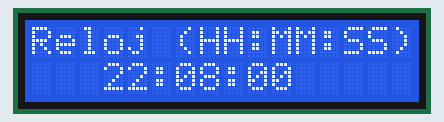
Simulated run of this sketch. Board: Arduino Uno, built with avr-gcc and run on an emulated ATmega328P. Parts: 16×2 character LCD.

Above: at 0.11 s.
At 5.01 s:
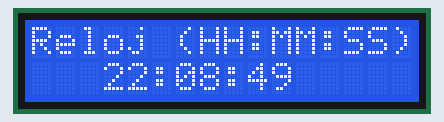
At 10.01 s:
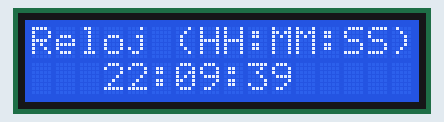
At 20.01 s:
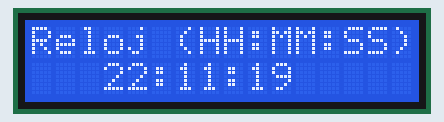
At 30.01 s:
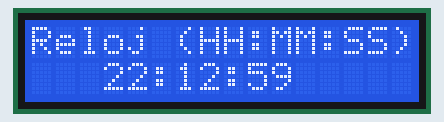
At 39.93 s:
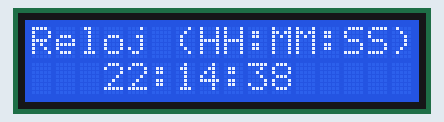

The sketch:

RELOJ.ino
```cpp
//poner condicion cuando llegue a 24 h
//adicionar pulsadores para regular la hora

#include <TimerOne.h>
#include <LiquidCrystal.h>

int minutos=8;
int segundos=0;
int horas=22;

LiquidCrystal lcd(0,1,2,3,4,5);//rs,E,D4,D5,D6,D7   RW A GND

void setup()
{
  lcd.begin(16,2);
  lcd.print("Reloj (HH:MM:SS)");
  Timer1.initialize(100000);  //esta en microsegundos   da 1 segundo
  Timer1.attachInterrupt(ya_paso_1s); // activa interrupcion del timer1
}

void loop()
{
  lcd.setCursor(3,1);

  //se suma un minuto cada 60 segundos
  if(segundos>59)
  {
    minutos++;
    segundos=0;
  }
  //se suma una hora cada 60 minutos
  if(minutos>59)
  {
    horas++;
    minutos=0;
  }
  //Se anade un 0 si la hora es menor a 10
  if(horas<10)
  {
    lcd.print("0");
  }
  lcd.print(horas);
  lcd.print(":");
  //Se anade un 0 si minuto es menor a 10
  if(minutos<10)
  {
    lcd.print("0");
  }
  lcd.print(minutos);
  lcd.print(":");
    //Se anade un 0 si segundos es menor a 10
  if(segundos<10)
  {
    lcd.print("0");
  }
  lcd.print(segundos);

}

void ya_paso_1s()
{
  segundos=segundos+1;
}
```
